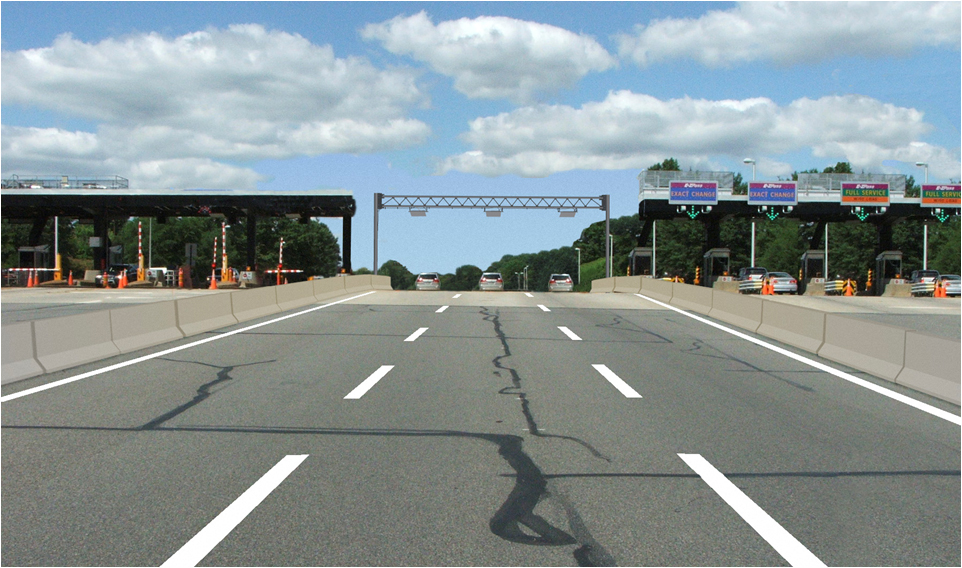
#> input picture test_image3.jpg, 962 x 568 px
$ python lanes2.py
#> lines starting #> are read from the running program, lines starting #| are printed output that depends on the picture; after the words box and inside, x2 and y2 are one past the last pixel; in counts of white or black regions, pixels touching at a corner belong together
#> further down, image is the input picture: shape (568, 962, 3); mean B, G, R 148.9, 147.5, 136
import cv2
import numpy as np
import matplotlib.pyplot as plt

def make_coordinates(image, line_parameters):
	slope,intercept = line_parameters
	y1 = image.shape[0]
	y2 = int(y1*(3/5))
	x1 = int((y1-intercept)/slope)
	x2 = int((y2-intercept)/slope)
	#print(image.shape)
	return np.array([x1,y1,x2,y2])

def averaged_slope_intercept (image,lines):
	left_fit = []
	right_fit = []
	for line in lines:
		x1,y1,x2,y2 = line.reshape(4)
		parameters = np.polyfit((x1,x2),(y1,y2),1)
		slope = parameters[0]
		intercept = parameters[1]
		if slope < 0:
			left_fit.append((slope,intercept))
		else:
			right_fit.append((slope,intercept))
	left_fit_avg = np.average(left_fit,axis=0)
	right_fit_avg = np.average(right_fit,axis=0)
	left_line = make_coordinates(image,left_fit_avg)
	right_line = make_coordinates(image,right_fit_avg)
	print (parameters)

def canny(image):

	gray = cv2.cvtColor(image, cv2.COLOR_RGB2GRAY)
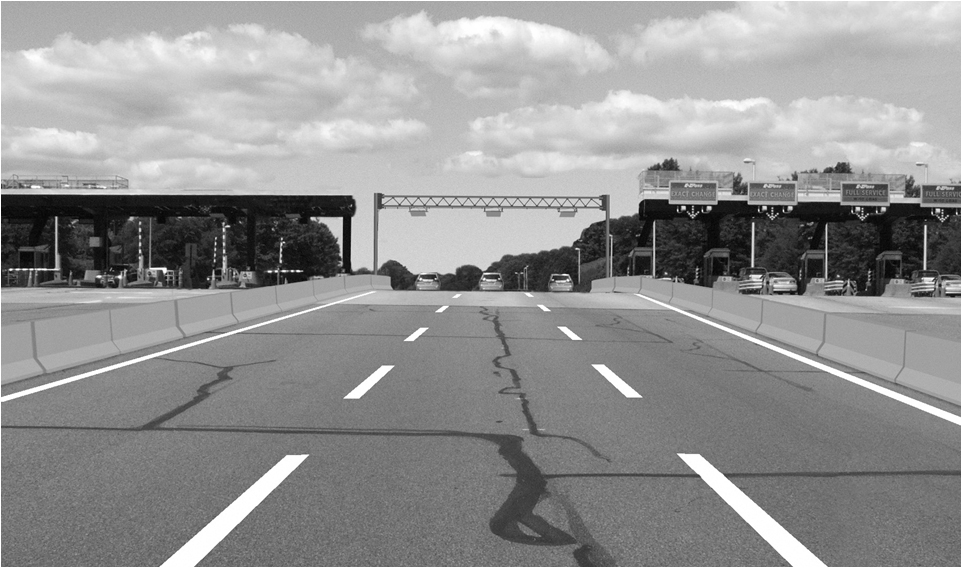
#> gray: shape (568, 962); min 2, max 255, mean 146.6
	blur = cv2.GaussianBlur(gray, (5, 5),0)
	canny = cv2.Canny(blur,80,400)
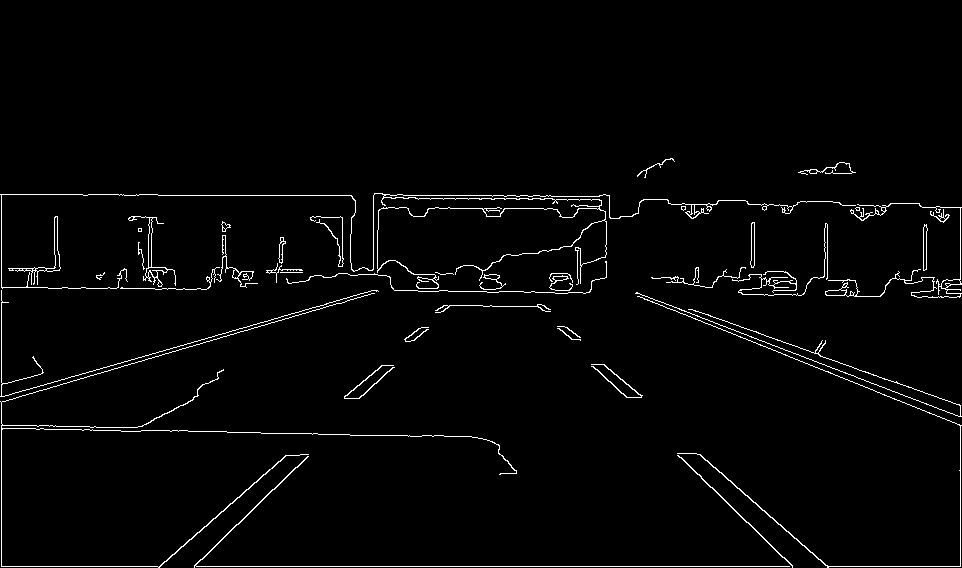
#> canny: shape (568, 962); 2.2% white in thin lines or dots, all inside (x1, y1, x2, y2) = (0, 158, 962, 568)
	return canny
def display_lines (image,lines):
	line_image = np.zeros_like(image)
	if lines is not None:
		for line in lines:
			x1,y1,x2,y2 = line.reshape(4)
			cv2.line(line_image,(x1,y1),(x2,y2),(255,0,0),10)
			print (line)
	return line_image

def region_of_interest(image):
	height = image.shape[0]
#> height = 568
	polygons = np.array([
	[(170,height),(810,height),(500,250)]
	])
#> polygons = [[170, 568], [810, 568], [500, 250]]
	mask = np.zeros_like(image)
	cv2.fillPoly(mask,polygons, 255)
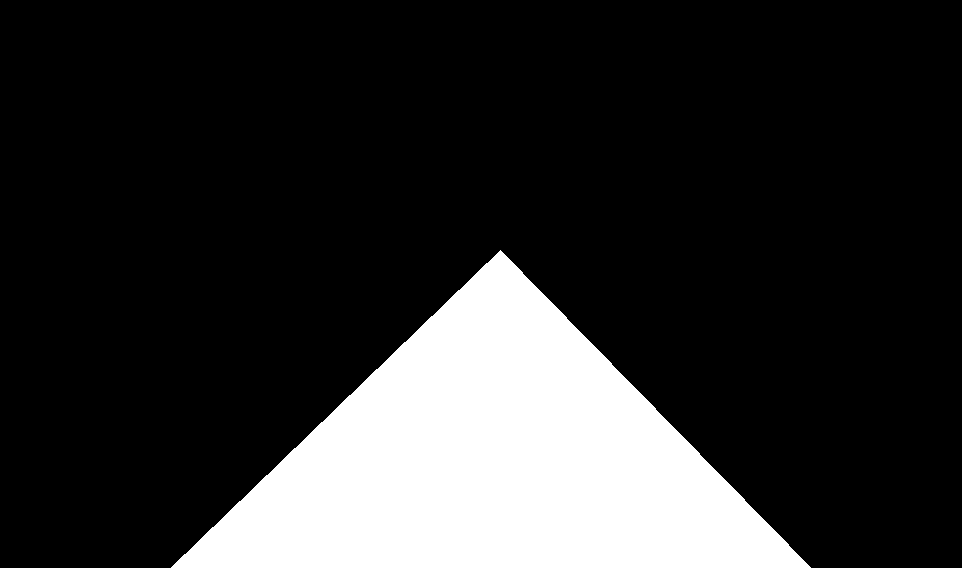
#> mask: shape (568, 962); 18.7% white; 1 white region, box (x1, y1, x2, y2) and area: (171, 250, 811, 568) 101925
	masked_image = cv2.bitwise_and(image, mask)       # used to mask the image only to show the	region of interest
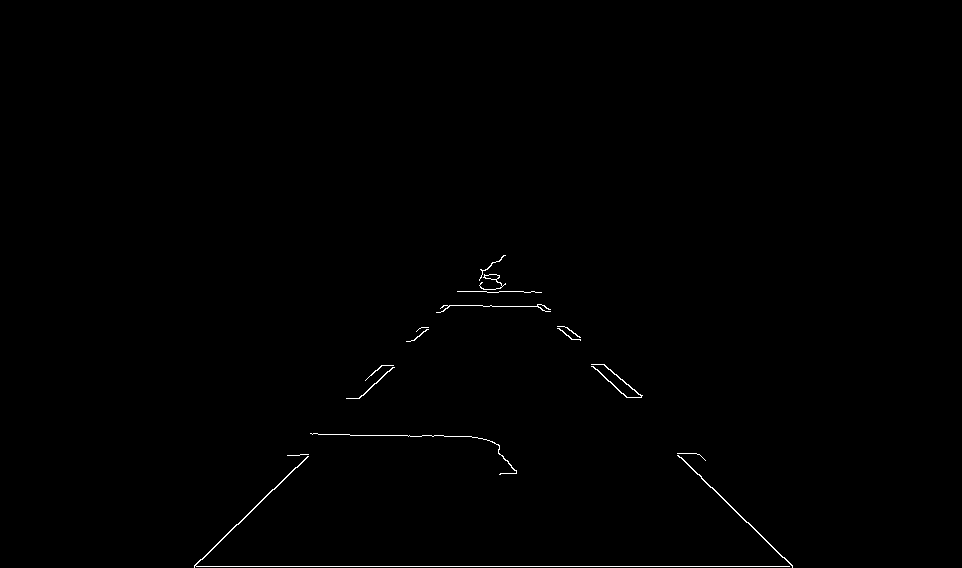
#> masked_image: shape (568, 962); 0.39% white in thin lines or dots, all inside (x1, y1, x2, y2) = (194, 255, 793, 568)
	return masked_image

image = cv2.imread('test_image3.jpg')
lane_image = np.copy(image)
canny = canny(lane_image)
cropped_image = region_of_interest(canny)
lines = cv2.HoughLinesP(cropped_image, 2, np.pi/180,100,np.array([]),minLineLength = 40, maxLineGap = 8)
#> lines = [[194, 566, 792, 566], [195, 565, 259, 503], [677, 455, 791, 565], [260, 501, 308, 456]]
averaged_lines = averaged_slope_intercept(lane_image, lines)
#> the loop in averaged_slope_intercept, `for line in lines:` made 4 passes
#> (x1, y1, x2, y2, slope, intercept) on passes 1 to 4: (194, 566, 792, 566, -2.09e-16, 566), (195, 565, 259, 503, -0.969, 753.9), (677, 455, 791, 565, 0.965, -198.2), (260, 501, 308, 456, -0.937, 744.7)
#> after the loop in averaged_slope_intercept, `for line in lines:`: left_fit = [(-2.09e-16, 566), (-0.969, 753.9), (-0.937, 744.7)]; right_fit = [(0.965, -198.2)]
#> in averaged_slope_intercept, `left_fit_avg = np.average(left_fit,axis=0)`: left_fit_avg = [-0.635, 688.2]
#> in averaged_slope_intercept, `right_fit_avg = np.average(right_fit,axis=0)`: right_fit_avg = [0.965, -198.2]
#> in make_coordinates, `slope,intercept = line_parameters`: slope = -0.635; intercept = 688.2
#> in make_coordinates, `x1 = int((y1-intercept)/slope)`: x1 = 189
#> in make_coordinates, `x2 = int((y2-intercept)/slope)`: x2 = 548
#> in averaged_slope_intercept, `left_line = make_coordinates(image,left_fit_avg)`: left_line = [189, 568, 548, 340]
#> in averaged_slope_intercept, `right_line = make_coordinates(image,right_fit_avg)`: right_line = [794, 568, 557, 340]
#| [ -0.9375 744.75  ]
line_image = display_lines(lane_image,lines)
#> the loop in display_lines, `for line in lines:` made 4 passes
#| [[194 566 792 566]]
#| [[195 565 259 503]]
#| [[677 455 791 565]]
#| [[260 501 308 456]]
#> after the loop in display_lines, `for line in lines:`:
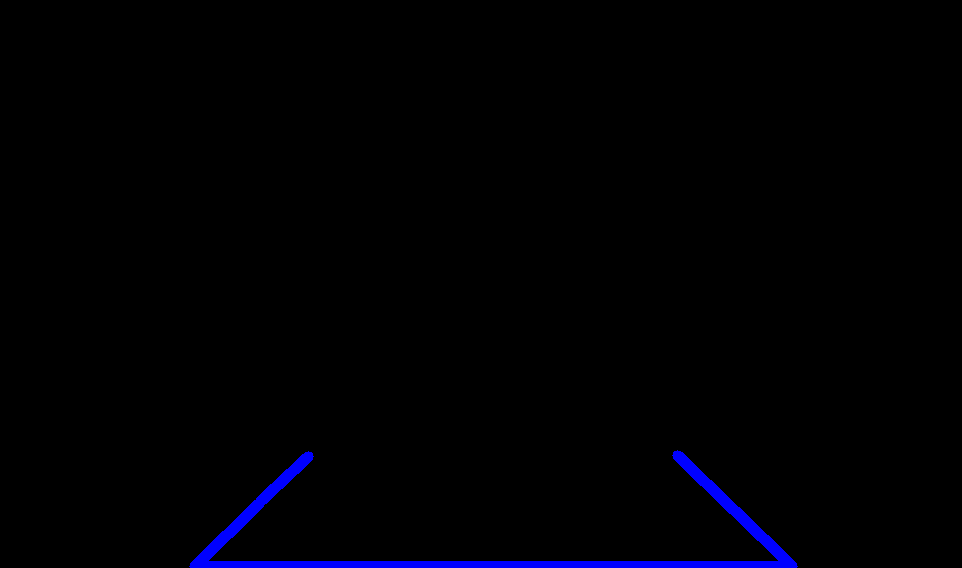
#> line_image: shape (568, 962, 3); mean of channels 0, 1, 2 3.6, 0, 0; drawn as B, G, R
combo_img = cv2.addWeighted(lane_image,0.8, line_image,1,1 )
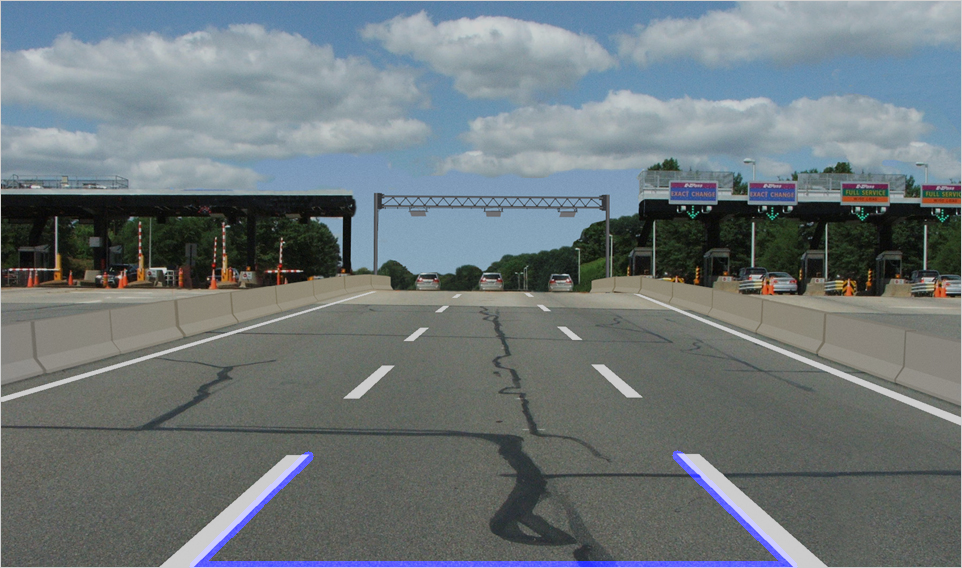
#> combo_img: shape (568, 962, 3); mean B, G, R 122, 119, 109.8
#plt.imshow (canny)
#plt.show()
cv2.imshow('result',combo_img)
cv2.waitKey(0)
